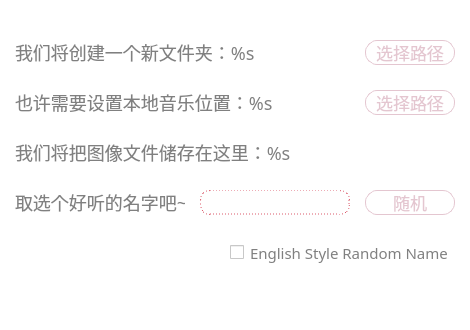
<?xml version="1.0" encoding="UTF-8"?>
<ui version="4.0">
 <class>Form</class>
 <widget class="QWidget" name="Form">
  <property name="geometry">
   <rect>
    <x>0</x>
    <y>0</y>
    <width>470</width>
    <height>330</height>
   </rect>
  </property>
  <property name="font">
   <font>
    <family>华文隶书</family>
    <pointsize>11</pointsize>
   </font>
  </property>
  <property name="windowTitle">
   <string>Form</string>
  </property>
  <property name="styleSheet">
   <string notr="true">QWidget{background-color:white;border:none}
QLabel{color:#808080;font-family:&quot;微软雅黑 Light&quot;;
font-size:18px
}
QPushButton{border-radius:12px;
border-width:1px;
border-color:#e4c6d0;
border-style:solid;
background:white;
color:#e4c6d0;
font-size:17px;
font-family:&quot;微软雅黑 Light&quot;
}
QPushButton:hover{color:#4b5cc4;
border-color:#4b5cc4;
text-decoration:underline}</string>
  </property>
  <widget class="QWidget" name="widget" native="true">
   <property name="geometry">
    <rect>
     <x>0</x>
     <y>0</y>
     <width>471</width>
     <height>331</height>
    </rect>
   </property>
   <widget class="QLabel" name="label3">
    <property name="geometry">
     <rect>
      <x>15</x>
      <y>140</y>
      <width>440</width>
      <height>25</height>
     </rect>
    </property>
    <property name="text">
     <string>我们将把图像文件储存在这里：%s</string>
    </property>
    <property name="wordWrap">
     <bool>true</bool>
    </property>
   </widget>
   <widget class="QLabel" name="label1">
    <property name="geometry">
     <rect>
      <x>15</x>
      <y>40</y>
      <width>345</width>
      <height>25</height>
     </rect>
    </property>
    <property name="text">
     <string>我们将创建一个新文件夹：%s</string>
    </property>
   </widget>
   <widget class="QLabel" name="label4">
    <property name="geometry">
     <rect>
      <x>15</x>
      <y>190</y>
      <width>170</width>
      <height>25</height>
     </rect>
    </property>
    <property name="text">
     <string>取选个好听的名字吧~</string>
    </property>
   </widget>
   <widget class="QPushButton" name="pushButton1">
    <property name="geometry">
     <rect>
      <x>365</x>
      <y>40</y>
      <width>90</width>
      <height>25</height>
     </rect>
    </property>
    <property name="cursor">
     <cursorShape>PointingHandCursor</cursorShape>
    </property>
    <property name="text">
     <string>选择路径</string>
    </property>
   </widget>
   <widget class="QPushButton" name="randomButton">
    <property name="geometry">
     <rect>
      <x>365</x>
      <y>190</y>
      <width>90</width>
      <height>25</height>
     </rect>
    </property>
    <property name="cursor">
     <cursorShape>PointingHandCursor</cursorShape>
    </property>
    <property name="text">
     <string>随机</string>
    </property>
   </widget>
   <widget class="QLabel" name="label2">
    <property name="geometry">
     <rect>
      <x>15</x>
      <y>90</y>
      <width>345</width>
      <height>25</height>
     </rect>
    </property>
    <property name="text">
     <string>也许需要设置本地音乐位置：%s</string>
    </property>
   </widget>
   <widget class="QLineEdit" name="lineEdit">
    <property name="geometry">
     <rect>
      <x>200</x>
      <y>190</y>
      <width>150</width>
      <height>25</height>
     </rect>
    </property>
    <property name="styleSheet">
     <string notr="true">border-radius:10px;
border-style:dashed;
border-width:1px;
border-color:#db5a6b;
color:#db5a6b;
font-size:16px</string>
    </property>
    <property name="maxLength">
     <number>10</number>
    </property>
    <property name="alignment">
     <set>Qt::AlignCenter</set>
    </property>
   </widget>
   <widget class="QPushButton" name="pushButton2">
    <property name="geometry">
     <rect>
      <x>365</x>
      <y>90</y>
      <width>90</width>
      <height>25</height>
     </rect>
    </property>
    <property name="cursor">
     <cursorShape>PointingHandCursor</cursorShape>
    </property>
    <property name="text">
     <string>选择路径</string>
    </property>
   </widget>
   <widget class="QCheckBox" name="checkBox">
    <property name="geometry">
     <rect>
      <x>230</x>
      <y>240</y>
      <width>231</width>
      <height>25</height>
     </rect>
    </property>
    <property name="styleSheet">
     <string notr="true">color:#808080;font-family:&quot;微软雅黑 Light&quot;;
font-size:15px</string>
    </property>
    <property name="text">
     <string>English Style Random Name</string>
    </property>
   </widget>
  </widget>
 </widget>
 <resources/>
 <connections/>
</ui>
